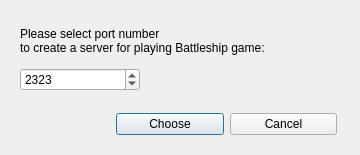
<?xml version="1.0" encoding="UTF-8"?>
<ui version="4.0">
 <class>AskPort</class>
 <widget class="QDialog" name="AskPort">
  <property name="geometry">
   <rect>
    <x>0</x>
    <y>0</y>
    <width>360</width>
    <height>155</height>
   </rect>
  </property>
  <property name="sizePolicy">
   <sizepolicy hsizetype="Fixed" vsizetype="Fixed">
    <horstretch>0</horstretch>
    <verstretch>0</verstretch>
   </sizepolicy>
  </property>
  <property name="minimumSize">
   <size>
    <width>360</width>
    <height>155</height>
   </size>
  </property>
  <property name="maximumSize">
   <size>
    <width>360</width>
    <height>155</height>
   </size>
  </property>
  <property name="windowTitle">
   <string>Dialog</string>
  </property>
  <widget class="QWidget" name="">
   <property name="geometry">
    <rect>
     <x>116</x>
     <y>110</y>
     <width>221</width>
     <height>29</height>
    </rect>
   </property>
   <layout class="QHBoxLayout" name="horizontalLayout_2">
    <item>
     <widget class="QPushButton" name="ChooseButton">
      <property name="text">
       <string>Choose</string>
      </property>
     </widget>
    </item>
    <item>
     <widget class="QPushButton" name="CancelButton">
      <property name="text">
       <string>Cancel</string>
      </property>
     </widget>
    </item>
   </layout>
  </widget>
  <widget class="QWidget" name="">
   <property name="geometry">
    <rect>
     <x>20</x>
     <y>20</y>
     <width>316</width>
     <height>71</height>
    </rect>
   </property>
   <layout class="QVBoxLayout" name="verticalLayout">
    <item>
     <widget class="QLabel" name="label">
      <property name="text">
       <string>Please select port number
to create a server for playing Battleship game:</string>
      </property>
     </widget>
    </item>
    <item>
     <layout class="QHBoxLayout" name="horizontalLayout_3">
      <item>
       <widget class="QSpinBox" name="PortNumSpinBox">
        <property name="minimumSize">
         <size>
          <width>120</width>
          <height>0</height>
         </size>
        </property>
        <property name="maximum">
         <number>65535</number>
        </property>
        <property name="value">
         <number>2323</number>
        </property>
       </widget>
      </item>
      <item>
       <spacer name="horizontalSpacer">
        <property name="orientation">
         <enum>Qt::Horizontal</enum>
        </property>
        <property name="sizeHint" stdset="0">
         <size>
          <width>40</width>
          <height>20</height>
         </size>
        </property>
       </spacer>
      </item>
     </layout>
    </item>
   </layout>
  </widget>
  <zorder>ChooseButton</zorder>
  <zorder>CancelButton</zorder>
  <zorder>PortNumSpinBox</zorder>
  <zorder>label</zorder>
  <zorder>horizontalSpacer</zorder>
  <zorder>label</zorder>
  <zorder>label</zorder>
 </widget>
 <resources/>
 <connections/>
</ui>
